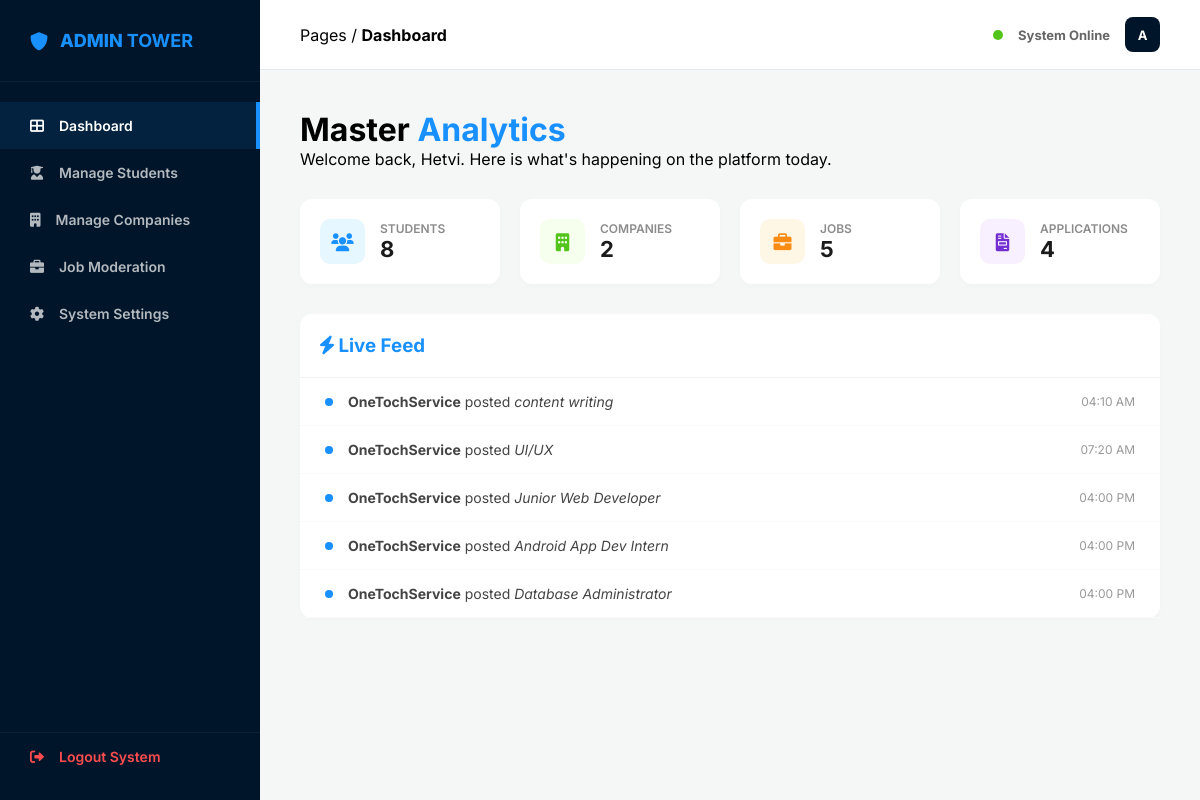
Screenshot of /admin/admin_dashboard.php (signed in) with the database file from the repository.
### tables this page shows
CREATE TABLE `jobs` (
  `id` int(11) NOT NULL,
  `company_id` int(11) DEFAULT NULL,
  `company_name` varchar(150) NOT NULL,
  `title` varchar(150) NOT NULL,
  `job_type` enum('Internship','Full-time','Part-time') NOT NULL,
  `location` varchar(100) NOT NULL,
  `description` text NOT NULL,
  `created_at` timestamp NOT NULL DEFAULT current_timestamp()
);

CREATE TABLE `company_credentials` (
  `id` int(11) NOT NULL,
  `company_name` varchar(150) NOT NULL,
  `about_us` text DEFAULT NULL,
  `website` varchar(255) DEFAULT NULL,
  `logo_path` varchar(255) DEFAULT NULL,
  `location` varchar(150) DEFAULT NULL,
  `email` varchar(150) NOT NULL,
  `password` varchar(255) NOT NULL,
  `created_at` timestamp NOT NULL DEFAULT current_timestamp(),
  `is_verified` tinyint(1) DEFAULT 0
);

### admin/admin_dashboard.php (the view, shortened to what this page needs)
<?php
$host = "localhost"; $rootUser = "root"; $rootPass = ""; $dbName = "mini_linkedin";
$conn = new mysqli($host, $rootUser, $rootPass, $dbName);
$s_count = $conn->query("SELECT COUNT(*) as c FROM login_credentials")->fetch_assoc()['c'];
$c_count = $conn->query("SELECT COUNT(*) as c FROM company_credentials")->fetch_assoc()['c'];
$j_count = $conn->query("SELECT COUNT(*) as c FROM jobs")->fetch_assoc()['c'];
$a_count = $conn->query("SELECT COUNT(*) as c FROM applications")->fetch_assoc()['c'];
$recent_activity = $conn->query("SELECT j.title, c.company_name, j.created_at FROM jobs j JOIN company_credentials c ON j.company_id = c.id ORDER BY j.created_at DESC LIMIT 5");
?>
<!DOCTYPE html>
<html lang="en">
<head>
    <link rel="stylesheet" href="https://cdnjs.cloudflare.com/ajax/libs/font-awesome/6.0.0/css/all.min.css">
    <link rel="stylesheet" href="admin_style.css?v=<?php echo time(); ?>">
</head>
<body class="admin-fixed-layout">
    <aside class="sidebar-fixed">
        <div class="sidebar-logo">
            <i class="fas fa-shield-alt"></i>
            <span>ADMIN <strong>TOWER</strong></span>
        </div>
        <nav class="sidebar-nav">
            <a href="admin_dashboard.php" class="active"><i class="fas fa-th-large"></i> Dashboard</a>
            <a href="admin_users.php"><i class="fas fa-user-graduate"></i> Manage Students</a>
            <a href="admin_companies.php"><i class="fas fa-building"></i> Manage Companies</a>
            <a href="admin_jobs.php"><i class="fas fa-briefcase"></i> Job Moderation</a>
            <a href="admin_settings.php"><i class="fas fa-cog"></i> System Settings</a>
            <div class="nav-spacer"></div>
            <a href="admin_login.php?logout=true" class="logout-link"><i class="fas fa-sign-out-alt"></i> Logout System</a>
        </nav>
    </aside>
    <div class="main-wrapper">
        <header class="content-header">
            <div class="header-breadcrumb">Pages / <strong>Dashboard</strong></div>
            <div class="header-status">
                <span class="pulse-online"></span> System Online
                <div class="admin-badge">A</div>
            </div>
        </header>
        <main class="page-content">
            <div class="welcome-section">
                <h1>Master <span>Analytics</span></h1>
                <p>Welcome back, Hetvi. Here is what's happening on the platform today.</p>
            </div>
            <div class="stats-container">
                <div class="stat-box">
                    <div class="stat-icon b-blue"><i class="fas fa-users"></i></div>
                    <div class="stat-details">
                        <p>Students</p>
                        <h3><?php echo $s_count; ?></h3>
                    </div>
                </div>
                <div class="stat-box">
                    <div class="stat-icon b-green"><i class="fas fa-building"></i></div>
                    <div class="stat-details">
                        <p>Companies</p>
                        <h3><?php echo $c_count; ?></h3>
                    </div>
                </div>
                <div class="stat-box">
                    <div class="stat-icon b-orange"><i class="fas fa-briefcase"></i></div>
                    <div class="stat-details">
                        <p>Jobs</p>
                        <h3><?php echo $j_count; ?></h3>
                    </div>
                </div>
                <div class="stat-box">
                    <div class="stat-icon b-purple"><i class="fas fa-file-invoice"></i></div>
                    <div class="stat-details">
                        <p>Applications</p>
                        <h3><?php echo $a_count; ?></h3>
                    </div>
                </div>
            </div>
            <div class="activity-panel">
                <div class="panel-header">
                    <h3><i class="fas fa-bolt"></i> Live Feed</h3>
                </div>
                <div class="feed-list">
                    <?php while($act = $recent_activity->fetch_assoc()): ?>
                    <div class="feed-item">
                        <div class="feed-dot"></div>
                        <div class="feed-text">
                            <strong><?php echo $act['company_name']; ?></strong> posted <em><?php echo $act['title']; ?></em>
                        </div>
                        <div class="feed-time"><?php echo date('h:i A', strtotime($act['created_at'])); ?></div>
                    </div>
                    <?php endwhile; ?>
                </div>
            </div>
        </main>
    </div>
</body>
</html>

### admin/admin_style.css (style rules this page uses)
* { margin: 0; padding: 0; box-sizing: border-box; font-family: 'Inter', sans-serif; }
body { background: #f4f7f6; }
.admin-fixed-layout { display: flex; min-height: 100vh; }
.sidebar-fixed { width: 260px; background: #001529; color: #fff; position: fixed; height: 100vh; display: flex; flex-direction: column; z-index: 100; }
.sidebar-logo { padding: 30px; font-size: 18px; font-weight: 800; color: #1890ff; display: flex; align-items: center; gap: 12px; border-bottom: 1px solid rgba(255,255,255,0.05); }
.sidebar-nav { flex: 1; display: flex; flex-direction: column; padding: 20px 0; }
.sidebar-nav a { padding: 15px 30px; color: rgba(255,255,255,0.7); text-decoration: none; font-size: 14px; font-weight: 600; display: flex; align-items: center; gap: 15px; transition: 0.3s; }
.sidebar-nav a:hover, .sidebar-nav a.active { background: rgba(24, 144, 255, 0.1); color: #fff; border-right: 4px solid #1890ff; }
.nav-spacer { flex: 1; }
.logout-link { color: #ff4d4f !important; border-top: 1px solid rgba(255,255,255,0.05); }
.main-wrapper { margin-left: 260px; width: calc(100% - 260px); display: flex; flex-direction: column; }
.content-header { height: 70px; background: #fff; padding: 0 40px; display: flex; justify-content: space-between; align-items: center; border-bottom: 1px solid #e2e8f0; }
.header-status { display: flex; align-items: center; gap: 15px; font-size: 13px; font-weight: 700; color: #666; }
.admin-badge { width: 35px; height: 35px; background: #001529; color: #fff; border-radius: 8px; display: flex; align-items: center; justify-content: center; }
.pulse-online { width: 10px; height: 10px; background: #52c41a; border-radius: 50%; box-shadow: 0 0 0 rgba(82, 196, 26, 0.4); animation: pulse 2s infinite; }
.page-content { padding: 40px; }
.welcome-section h1 span { color: #1890ff; }
.stats-container { display: grid; grid-template-columns: repeat(4, 1fr); gap: 20px; margin: 30px 0; }
.stat-box { background: #fff; padding: 20px; border-radius: 12px; display: flex; align-items: center; gap: 15px; box-shadow: 0 2px 5px rgba(0,0,0,0.02); }
.stat-icon { width: 45px; height: 45px; border-radius: 10px; display: flex; align-items: center; justify-content: center; font-size: 18px; }
.b-blue { background: #e6f7ff; color: #1890ff; }
.b-green { background: #f6ffed; color: #52c41a; }
.b-orange { background: #fff7e6; color: #fa8c16; }
.b-purple { background: #f9f0ff; color: #722ed1; }
.stat-details p { font-size: 12px; color: #8c8c8c; font-weight: 600; text-transform: uppercase; }
.stat-details h3 { font-size: 22px; color: #1a1a1a; }
.activity-panel { background: #fff; border-radius: 12px; box-shadow: 0 2px 5px rgba(0,0,0,0.02); }
.panel-header { padding: 20px; border-bottom: 1px solid #f0f2f5; color: #1890ff; }
.feed-item { display: flex; align-items: center; padding: 15px 25px; border-bottom: 1px solid #fafafa; }
.feed-dot { width: 8px; height: 8px; background: #1890ff; border-radius: 50%; margin-right: 15px; }
.feed-text { flex: 1; font-size: 14px; color: #444; }
.feed-time { font-size: 12px; color: #999; }

### rows the page displays
jobs: company_credentials.company_name "OneTochService", title "content writing", created_at "04:10 AM"
jobs: company_credentials.company_name "OneTochService", title "UI/UX", created_at "07:20 AM"
jobs: company_credentials.company_name "OneTochService", title "Junior Web Developer", created_at "04:00 PM"
jobs: company_credentials.company_name "OneTochService", title "Android App Dev Intern", created_at "04:00 PM"
jobs: company_credentials.company_name "OneTochService", title "Database Administrator", created_at "04:00 PM"

### other values shown
$s_count "8"
$c_count "2"
$j_count "5"
$a_count "4"
